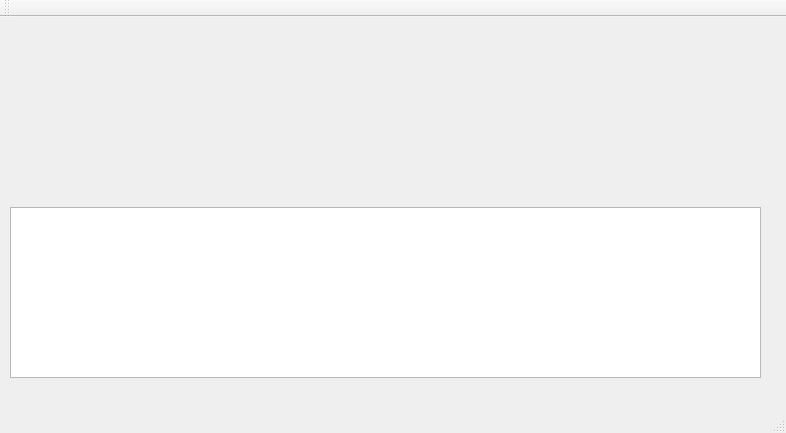
<?xml version="1.0" encoding="UTF-8"?>
<ui version="4.0">
 <class>CLaneForm</class>
 <widget class="QMainWindow" name="CLaneForm">
  <property name="geometry">
   <rect>
    <x>0</x>
    <y>0</y>
    <width>786</width>
    <height>433</height>
   </rect>
  </property>
  <property name="windowTitle">
   <string>CLaneForm</string>
  </property>
  <widget class="QWidget" name="centralWidget">
   <widget class="QPlainTextEdit" name="teLog">
    <property name="geometry">
     <rect>
      <x>10</x>
      <y>190</y>
      <width>751</width>
      <height>171</height>
     </rect>
    </property>
   </widget>
  </widget>
  <widget class="QMenuBar" name="menuBar">
   <property name="geometry">
    <rect>
     <x>0</x>
     <y>0</y>
     <width>786</width>
     <height>23</height>
    </rect>
   </property>
  </widget>
  <widget class="QToolBar" name="mainToolBar">
   <attribute name="toolBarArea">
    <enum>TopToolBarArea</enum>
   </attribute>
   <attribute name="toolBarBreak">
    <bool>false</bool>
   </attribute>
  </widget>
  <widget class="QStatusBar" name="statusBar"/>
 </widget>
 <layoutdefault spacing="6" margin="11"/>
 <resources/>
 <connections/>
</ui>
